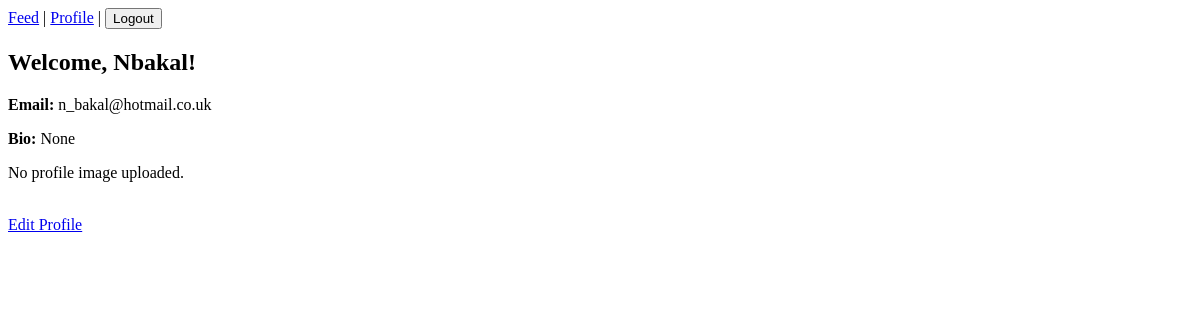
The page /users/profile/ (signed in) on the database as committed earlier.
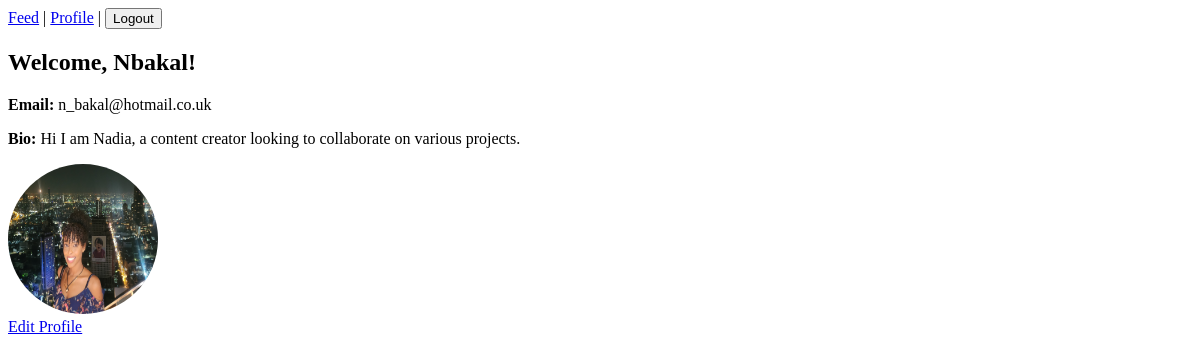
The same page on the database as committed later.
### users/models.py (models this page shows, shortened)
class CustomUser(AbstractUser):
    bio = models.TextField(blank=True, null=True)  # Optional user bio
    profile_image = models.ImageField(upload_to="profile_pics/", blank=True, null=True)  # Profile picture
    invite_code = models.CharField(max_length=10, blank=True, null=True)  # Invite code for access control

### users/views.py (the view)
# urls.py: path('profile/', profile_view, name='profile'),  # View Profile
@login_required
def profile_view(request):
    return render(request, 'users/profile.html', {'user': request.user})

### users/templates/users/profile.html
{% extends "base.html" %}
{% block content %}
<h2>Welcome, {{ user.username }}!</h2>
<p><strong>Email:</strong> {{ user.email }}</p>
<p><strong>Bio:</strong> {{ user.bio }}</p>
{% if user.profile_image %}
    <img src="{{ user.profile_image.url }}" alt="Profile Picture" style="width:150px; height:150px; border-radius:50%;">
{% else %}
    <p>No profile image uploaded.</p>
{% endif %}
<br>
<a href="{% url 'profile_edit' %}">Edit Profile</a>
{% endblock %}

### templates/base.html (shortened to what this page needs)
<!DOCTYPE html>
<html lang="en">
<head>
</head>
<body>
    <nav>
        {% if user.is_authenticated %}
        <a href="{% url 'feed' %}">Feed</a> |
            <a href="{% url 'profile' %}">Profile</a> |
            <form id="logout-form" action="{% url 'logout' %}" method="post" style="display: inline;">
                <button type="submit">Logout</button>
            </form>
        {% else %}
            <a href="{% url 'login' %}">Login</a>
            <a href="{% url 'register' %}">Register</a>
        {% endif %}
    </nav>
    <main>
        {% block content %}{% endblock %}
    </main>
</body>
</html>

Rows that differ between the two databases and show on the page:
changed CustomUser "Nbakal": bio "None" → "Hi I am Nadia, a content creator looking to collaborate on various projects."; profile_image: picture added
Other text that changed with them:
text no longer shown: "No profile image uploaded."
